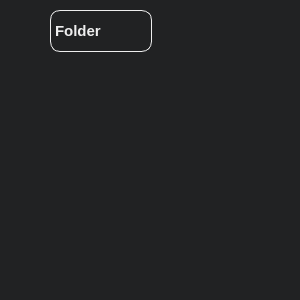
<?xml version="1.0" encoding="UTF-8"?>
<ui version="4.0">
 <class>Explorer</class>
 <widget class="QWidget" name="Explorer">
  <property name="geometry">
   <rect>
    <x>0</x>
    <y>0</y>
    <width>300</width>
    <height>300</height>
   </rect>
  </property>
  <property name="windowTitle">
   <string>Form</string>
  </property>
  <property name="styleSheet">
   <string notr="true">QWidget {
	background-color: rgb(33, 34, 35);
	color: #eee;
	border: none;
}

QLabel {
	border: 1px solid #eee;
	min-width:100px;
	max-width:100px;
	min-height:40px;
	max-height:40px;
	border-radius: 10px;
	qproperty-alignment: AlignCenter;	
	font: 15px;
	font-weight:bold;
}

QPushButton {
	border: 1px solid #eee;
	min-width:100px;
	max-width:100px;
	min-height:35px;
	max-height:40px;
	border-radius: 10px;
	qproperty-alignment: AlignCenter;	
	font: 15px;
	font-weight:bold;
}

QPushButton:pressed {
	border: 1px solid #eee;
	background-color: rgb(33, 34, 35);
	color: #eee;
}

QPushButton:hover {
	border: 1px solid rgb(33, 34, 35);
	color: rgb(33, 34, 35);
	background-color: rgb(238, 238, 238);
}

QToolButton {
	border: 1px solid #eee;
	min-width:30px;
	max-width:35px;
	min-height:25px;
	max-height:35px;
	border-radius: 10px;
	font: 20px;
	font-weight:bold;
}

QToolButton:hover {
	background-color: rgb(238, 238, 238);
	color: rgb(46, 47, 48);
}


QToolButton:pressed {
	background-color: rgb(46, 47, 48);
	color: #eee;
}

QToolButton#toolButton_2 {
	background-color:none;
	min-width:15px;
	max-width:15px;
	min-height:15px;
	max-height:15px;
	image: url(:/image/arrowRight.png);
	border:none;
}	

QToolButton#toolButton_2:hover {
	image: url(:/image/arrowRightHover.png);
} 

QToolButton#toolButton_2:pressed {
	image: url(:/image/arrowRight.png);
}</string>
  </property>
  <widget class="QLabel" name="label">
   <property name="geometry">
    <rect>
     <x>50</x>
     <y>10</y>
     <width>102</width>
     <height>42</height>
    </rect>
   </property>
   <property name="text">
    <string>Folder</string>
   </property>
  </widget>
  <widget class="QToolButton" name="toolButton">
   <property name="geometry">
    <rect>
     <x>160</x>
     <y>18</y>
     <width>30</width>
     <height>25</height>
    </rect>
   </property>
   <property name="styleSheet">
    <string notr="true">QToolButton {
	border:none;
	background-color:none;
	image: url(:/image/addFile);
	max-width: 25px;
	max-height: 25px;
}

QToolButton:hover {
	image: url(:/image/addFileHover);
}

QToolButton:pressed {
	image: url(:/image/addFile);
}</string>
   </property>
   <property name="text">
    <string/>
   </property>
  </widget>
  <widget class="QToolButton" name="toolButton_2">
   <property name="geometry">
    <rect>
     <x>25</x>
     <y>25</y>
     <width>15</width>
     <height>15</height>
    </rect>
   </property>
   <property name="text">
    <string/>
   </property>
  </widget>
  <widget class="QWidget" name="widget" native="true">
   <property name="geometry">
    <rect>
     <x>70</x>
     <y>70</y>
     <width>191</width>
     <height>181</height>
    </rect>
   </property>
   <property name="styleSheet">
    <string notr="true"/>
   </property>
   <widget class="QWidget" name="verticalLayoutWidget">
    <property name="geometry">
     <rect>
      <x>10</x>
      <y>50</y>
      <width>160</width>
      <height>80</height>
     </rect>
    </property>
    <layout class="QVBoxLayout" name="verticalLayout"/>
   </widget>
  </widget>
  <widget class="QToolButton" name="addFolder">
   <property name="geometry">
    <rect>
     <x>193</x>
     <y>18</y>
     <width>30</width>
     <height>25</height>
    </rect>
   </property>
   <property name="styleSheet">
    <string notr="true">QToolButton {
	border:none;
	background-color:none;
	image: url(:/image/addFolder);
	max-width: 25px;
	max-height: 25px;
}

QToolButton:hover {
	image: url(:/image/addFolderHover);
}

QToolButton:pressed {
	image: url(:/image/addFolder);
}</string>
   </property>
   <property name="text">
    <string/>
   </property>
  </widget>
  <zorder>toolButton</zorder>
  <zorder>label</zorder>
  <zorder>toolButton_2</zorder>
  <zorder>widget</zorder>
  <zorder>addFolder</zorder>
 </widget>
 <resources/>
 <connections/>
</ui>
